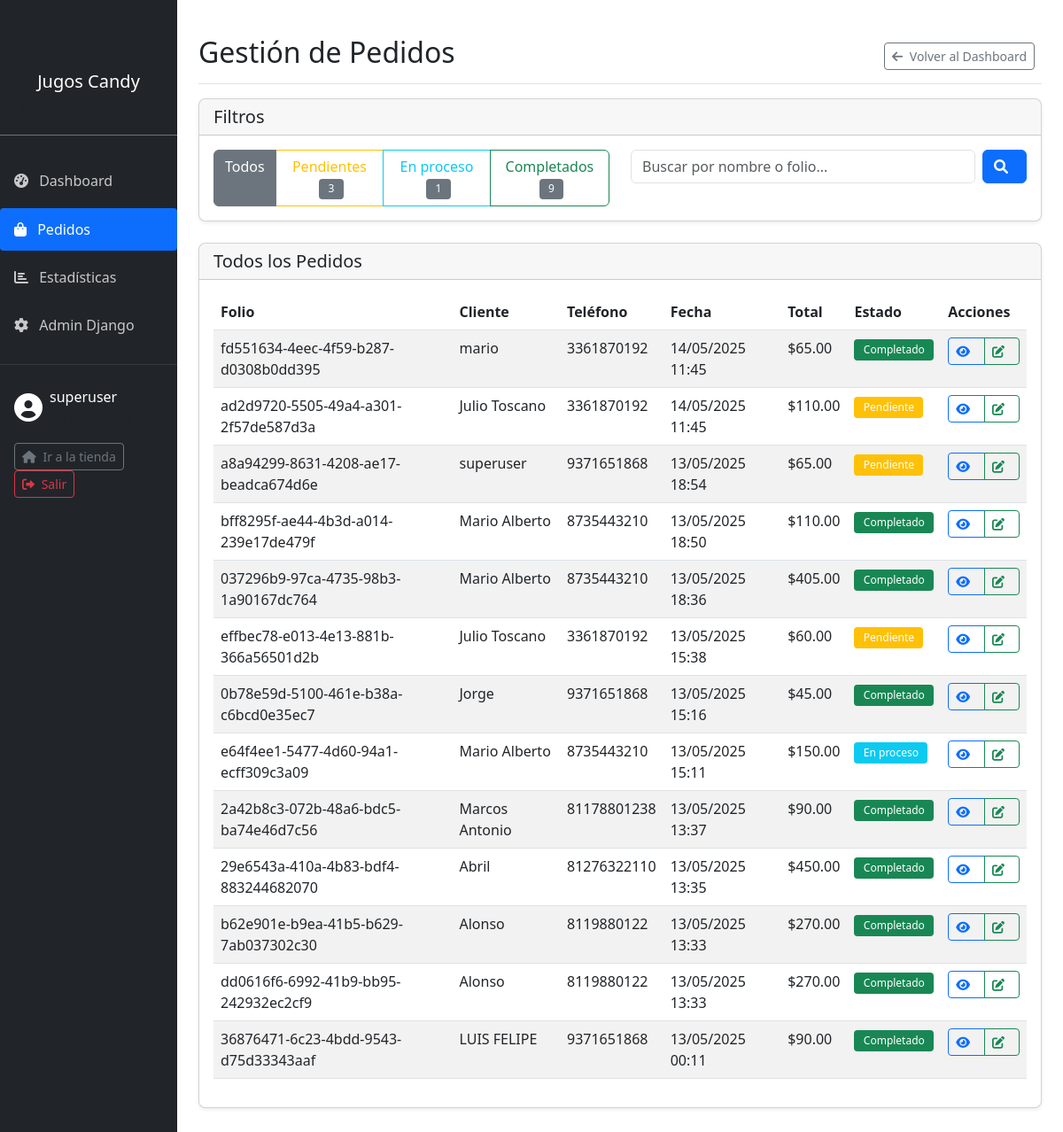
The app's page /panel/pedidos/ (signed in) with its own data.
### store/models.py (models this page shows, shortened)
class Order(models.Model):
    STATUS_CHOICES = (
        ('pending', 'Pendiente'),
        ('processing', 'En proceso'),
        ('completed', 'Completado'),
    )
    order_number = models.UUIDField(default=uuid.uuid4, editable=False, unique=True, verbose_name="Número de pedido")
    user = models.ForeignKey(User, on_delete=models.CASCADE, null=True, blank=True, verbose_name="Usuario")
    customer_name = models.CharField(max_length=100, verbose_name="Nombre del cliente")
    customer_email = models.EmailField(verbose_name="Email")
    customer_phone = models.CharField(max_length=15, verbose_name="Teléfono")
    status = models.CharField(max_length=20, choices=STATUS_CHOICES, default='pending', verbose_name="Estado")
    total_amount = models.DecimalField(max_digits=10, decimal_places=2, verbose_name="Monto total")
    created_at = models.DateTimeField(auto_now_add=True, verbose_name="Fecha de creación")
    pickup_time = models.DateTimeField(default=timezone.now, verbose_name="Hora de recogida")
    class Meta:
        verbose_name = "Pedido"
        verbose_name_plural = "Pedidos"
        ordering = ['-created_at']

### store/views.py (the view, shortened to what this page needs)
# urls.py: path('panel/pedidos/', views.admin_orders, name='admin_orders'),
@login_required
@user_passes_test(is_admin)
@login_required
@user_passes_test(is_admin)
def admin_orders(request):
    status_filter = request.GET.get('status', '')
    search_query = request.GET.get('search', '')
    orders_queryset = Order.objects.all()
    if status_filter and status_filter in dict(Order.STATUS_CHOICES):
        orders_queryset = orders_queryset.filter(status=status_filter)
    orders = orders_queryset.order_by('-created_at')
    pending_count = Order.objects.filter(status='pending').count()
    processing_count = Order.objects.filter(status='processing').count()
    completed_count = Order.objects.filter(status='completed').count()
    context = {
        'orders': orders,
        'status_filter': status_filter,
        'search_query': search_query,
        'pending_count': pending_count,
        'processing_count': processing_count,
        'completed_count': completed_count,
    }
    return render(request, 'admin_panel/orders.html', context)

### store/context_processors.py (called while the page is built, shortened)
def cart_processor(request):
    cart = request.session.get('cart', {})
    print("Debug - Contenido del carrito:", cart)
    cart_count = sum(item.get('quantity', 0) for item in cart.values())
    print("Debug - Cantidad total en carrito:", cart_count)
    cart_items = []
    cart_total = 0
    try:
        from .models import Product
    except Exception as e:
        print(f"Error en cart_processor: {e}")
    return {
        'cart_count': cart_count,
        'cart_items': cart_items,
        'cart_total': cart_total,
    }

### store/views.py (called while the page is built)
def is_admin(user):
    return user.is_superuser or user.is_staff

### store/templates/admin_panel/orders.html (shortened to what this page needs)
{% extends 'admin_panel/base.html' %}
{% load static %}
{% block content %}
<div class="d-flex justify-content-between flex-wrap flex-md-nowrap align-items-center pt-3 pb-2 mb-3 border-bottom">
    <h1 class="h2">Gestión de Pedidos</h1>
    <div class="btn-toolbar mb-2 mb-md-0">
        <div class="btn-group me-2">
            <a href="{% url 'store:admin_dashboard' %}" class="btn btn-sm btn-outline-secondary">
                <i class="fas fa-arrow-left me-1"></i> Volver al Dashboard
            </a>
        </div>
    </div>
</div>
<div class="card mb-4">
    <div class="card-header">
        <h5 class="mb-0">Filtros</h5>
    </div>
    <div class="card-body">
        <div class="row">
            <div class="col-md-6">
                <div class="btn-group w-100" role="group">
                    <a href="{% url 'store:admin_orders' %}" class="btn btn-outline-secondary {% if not status_filter %}active{% endif %}">
                        Todos
                    </a>
                    <a href="{% url 'store:admin_orders' %}?status=pending" class="btn btn-outline-warning {% if status_filter == 'pending' %}active{% endif %}">
                        Pendientes <span class="badge bg-secondary ms-1" id="filter-pending-count">{{ pending_count }}</span>
                    </a>
                    <a href="{% url 'store:admin_orders' %}?status=processing" class="btn btn-outline-info {% if status_filter == 'processing' %}active{% endif %}">
                        En proceso <span class="badge bg-secondary ms-1" id="filter-processing-count">{{ processing_count }}</span>
                    </a>
                    <a href="{% url 'store:admin_orders' %}?status=completed" class="btn btn-outline-success {% if status_filter == 'completed' %}active{% endif %}">
                        Completados <span class="badge bg-secondary ms-1" id="filter-completed-count">{{ completed_count }}</span>
                    </a>
                </div>
            </div>
            <div class="col-md-6">
                <form method="get" class="d-flex">
                    <input type="text" name="search" class="form-control" placeholder="Buscar por nombre o folio...">
                    <button type="submit" class="btn btn-primary ms-2">
                        <i class="fas fa-search"></i>
                    </button>
                </form>
            </div>
        </div>
    </div>
</div>
<div class="card">
    <div class="card-header">
        <h5 class="mb-0">
            {% if status_filter %}
                {% if status_filter == 'pending' %}
                    Pedidos Pendientes
                {% elif status_filter == 'processing' %}
                    Pedidos En Proceso
                {% elif status_filter == 'completed' %}
                    Pedidos Completados
                {% endif %}
            {% else %}
                Todos los Pedidos
            {% endif %}
        </h5>
    </div>
    <div class="card-body">
        <div class="table-responsive">
            <table class="table table-striped" id="orders-table">
                <thead>
                    <tr>
                        <th>Folio</th>
                        <th>Cliente</th>
                        <th>Teléfono</th>
                        <th>Fecha</th>
                        <th>Total</th>
                        <th>Estado</th>
                        <th>Acciones</th>
                    </tr>
                </thead>
                <tbody>
                    {% for order in orders %}
                    <tr>
                        <td>{{ order.order_number }}</td>
                        <td>{{ order.customer_name }}</td>
                        <td>{{ order.customer_phone }}</td>
                        <td>{{ order.created_at|date:"d/m/Y H:i" }}</td>
                        <td>${{ order.total_amount }}</td>
                        <td>
                            {% if order.status == 'pending' %}
                            <span class="badge bg-warning">Pendiente</span>
                            {% elif order.status == 'processing' %}
                            <span class="badge bg-info">En proceso</span>
                            {% elif order.status == 'completed' %}
                            <span class="badge bg-success">Completado</span>
                            {% endif %}
                        </td>
                        <td>
                            <div class="btn-group" role="group">
                                <a href="{% url 'store:admin_order_detail' order.order_number %}" class="btn btn-sm btn-outline-primary">
                                    <i class="fas fa-eye"></i>
                                </a>
                                <a href="{% url 'store:admin_update_order' order.order_number %}" class="btn btn-sm btn-outline-success">
                                    <i class="fas fa-edit"></i>
                                </a>
                            </div>
                        </td>
                    </tr>
                    {% endfor %}
                </tbody>
            </table>
        </div>
    </div>
</div>
{% endblock %}

### store/templates/admin_panel/base.html (shortened to what this page needs)
<!DOCTYPE html>
<html lang="es">
<head>
    <link href="https://cdn.jsdelivr.net/npm/bootstrap@5.3.0/dist/css/bootstrap.min.css" rel="stylesheet">
    <link rel="stylesheet" href="https://cdnjs.cloudflare.com/ajax/libs/font-awesome/6.0.0/css/all.min.css">
    {% load static %}
    <link rel="stylesheet" href="{% static 'css/admin.css' %}">
</head>
<body>
    <div class="container-fluid">
        <div class="row">
            <div class="col-md-3 col-lg-2 d-md-block bg-dark sidebar collapse">
                <div class="position-sticky pt-3">
                    <div class="text-center mb-4 py-3 border-bottom border-secondary">
                        <h5 class="text-white">Jugos Candy</h5>
                        <p class="text-muted mb-0">Panel Administrador</p>
                    </div>
                    <ul class="nav flex-column">
                        <li class="nav-item">
                            <a class="nav-link {% if request.resolver_match.url_name == 'admin_dashboard' %}active{% endif %}" href="{% url 'store:admin_dashboard' %}">
                                <i class="fas fa-tachometer-alt me-2"></i> Dashboard
                            </a>
                        </li>
                        <li class="nav-item">
                            <a class="nav-link {% if request.resolver_match.url_name == 'admin_orders' %}active{% endif %}" href="{% url 'store:admin_orders' %}">
                                <i class="fas fa-shopping-bag me-2"></i> Pedidos
                            </a>
                        </li>
                        <li class="nav-item">
                            <a class="nav-link {% if request.resolver_match.url_name == 'admin_statistics' %}active{% endif %}" href="{% url 'store:admin_statistics' %}">
                                <i class="fas fa-chart-bar me-2"></i> Estadísticas
                            </a>
                        </li>
                        <li class="nav-item">
                            <a class="nav-link" href="{% url 'admin:index' %}">
                                <i class="fas fa-cog me-2"></i> Admin Django
                            </a>
                        </li>
                    </ul>
                    <hr class="border-secondary">
                    <div class="px-3 mt-4">
                        <div class="d-flex align-items-center">
                            <i class="fas fa-user-circle fa-2x text-white me-2"></i>
                            <div>
                                <p class="text-white mb-0">{{ user.username }}</p>
                                <small class="text-muted">Administrador</small>
                            </div>
                        </div>
                        <div class="mt-3">
                            <a href="{% url 'store:home' %}" class="btn btn-outline-secondary btn-sm me-2">
                                <i class="fas fa-home me-1"></i> Ir a la tienda
                            </a>
                            <a href="{% url 'accounts:logout' %}" class="btn btn-outline-danger btn-sm">
                                <i class="fas fa-sign-out-alt me-1"></i> Salir
                            </a>
                        </div>
                    </div>
                </div>
            </div>
            <main class="col-md-9 ms-sm-auto col-lg-10 px-md-4 py-4">
                {% block content %}
                {% endblock %}
            </main>
        </div>
    </div>
</body>
</html>

### store/static/css/admin.css (style rules this page uses)
:root { --primary-color: #0d6efd; --secondary-color: #6c757d; --success-color: #198754; --info-color: #0dcaf0; --warning-color: #ffc107; --danger-color: #dc3545; --light-color: #f8f9fa; --dark-color: #212529; }
body { font-family: 'Segoe UI', Tahoma, Geneva, Verdana, sans-serif; overflow-x: hidden; }
.sidebar { position: fixed; top: 0; bottom: 0; left: 0; z-index: 100; padding: 48px 0 0; box-shadow: inset -1px 0 0 rgba(0, 0, 0, .1); background-color: var(--dark-color) !important; }
.sidebar .nav-link { font-weight: 500; color: rgba(255, 255, 255, .75); padding: 0.75rem 1rem; margin: 0.2rem 0; border-radius: 0.25rem; transition: all 0.3s; }
.sidebar .nav-link.active { color: #fff; background-color: var(--primary-color); }
.sidebar .nav-link i { margin-right: 0.5rem; }
main { padding-top: 1.5rem; }
.card { border-radius: 0.5rem; box-shadow: 0 0.125rem 0.25rem rgba(0, 0, 0, 0.075); margin-bottom: 1.5rem; }
.card-header { border-top-left-radius: 0.5rem !important; border-top-right-radius: 0.5rem !important; background-color: rgba(0, 0, 0, 0.03); }
.table-responsive { border-radius: 0.5rem; }
.btn i { margin-right: 0.5rem; }
.badge { font-weight: 500; border-radius: 0.25rem; padding: 0.35rem 0.65rem; }

### records on screen
Order: order_number "fd551634-4eec-4f59-b287-d0308b0dd395", customer_name "mario", customer_phone "3361870192", created_at "14/05/2025 11:45", total_amount "65.00", status "Completado"
Order: order_number "ad2d9720-5505-49a4-a301-2f57de587d3a", customer_name "Julio Toscano", customer_phone "3361870192", created_at "14/05/2025 11:45", total_amount "110.00", status "Pendiente"
Order: order_number "a8a94299-8631-4208-ae17-beadca674d6e", customer_name "superuser", customer_phone "9371651868", created_at "13/05/2025 18:54", total_amount "65.00", status "Pendiente"
Order: order_number "bff8295f-ae44-4b3d-a014-239e17de479f", customer_name "Mario Alberto", customer_phone "8735443210", created_at "13/05/2025 18:50", total_amount "110.00", status "Completado"
Order: order_number "037296b9-97ca-4735-98b3-1a90167dc764", customer_name "Mario Alberto", customer_phone "8735443210", created_at "13/05/2025 18:36", total_amount "405.00", status "Completado"
Order: order_number "effbec78-e013-4e13-881b-366a56501d2b", customer_name "Julio Toscano", customer_phone "3361870192", created_at "13/05/2025 15:38", total_amount "60.00", status "Pendiente"
Order: order_number "0b78e59d-5100-461e-b38a-c6bcd0e35ec7", customer_name "Jorge", customer_phone "9371651868", created_at "13/05/2025 15:16", total_amount "45.00", status "Completado"
Order: order_number "e64f4ee1-5477-4d60-94a1-ecff309c3a09", customer_name "Mario Alberto", customer_phone "8735443210", created_at "13/05/2025 15:11", total_amount "150.00", status "En proceso"
Order: order_number "2a42b8c3-072b-48a6-bdc5-ba74e46d7c56", customer_name "Marcos Antonio", customer_phone "81178801238", created_at "13/05/2025 13:37", total_amount "90.00", status "Completado"
Order: order_number "29e6543a-410a-4b83-bdf4-883244682070", customer_name "Abril", customer_phone "81276322110", created_at "13/05/2025 13:35", total_amount "450.00", status "Completado"
Order: order_number "b62e901e-b9ea-41b5-b629-7ab037302c30", customer_name "Alonso", customer_phone "8119880122", created_at "13/05/2025 13:33", total_amount "270.00", status "Completado"
Order: order_number "dd0616f6-6992-41b9-bb95-242932ec2cf9", customer_name "Alonso", customer_phone "8119880122", created_at "13/05/2025 13:33", total_amount "270.00", status "Completado"
Order: order_number "36876471-6c23-4bdd-9543-d75d33343aaf", customer_name "LUIS FELIPE", customer_phone "9371651868", created_at "13/05/2025 00:11", total_amount "90.00", status "Completado"

### other values on screen
{{ user.username }} "superuser"
{{ pending_count }} "3"
{{ processing_count }} "1"
{{ completed_count }} "9"
